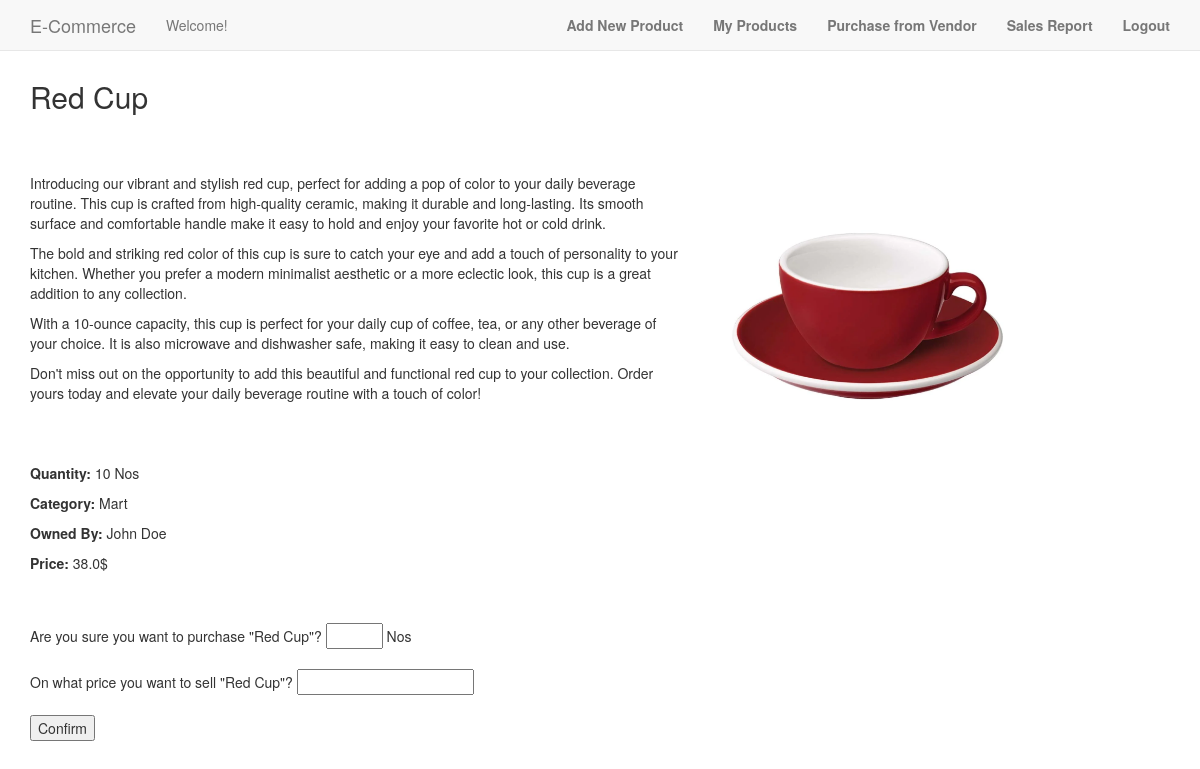
The page /products/2/detail/ (signed in) on the database its author committed.
### products/models.py (models this page shows, shortened)
class Product(models.Model):
    COSMETICS = ('cosmetic', 'Cosmetic')
    MART = ('mart', 'Mart')
    GROCERIES = ('groceries', 'Groceries')
    HEALTH = ('health', 'Health')
    FASHION = ('fashion', 'Fashion')
    ELECTRONIC = ('electronic', 'Electronic')
    MOBILE = ('mobile', 'Mobile')
    SPORTS = ('sports', 'Sports')
    DIGITAL = ('digital', 'Digital')
    FOOD = ('food', 'Food')
    OTHERS = ('others', 'Others')
    CATEGORY_CHOICES = (
        COSMETICS,
        MART,
        GROCERIES,
        HEALTH,
        FASHION,
        ELECTRONIC,
        MOBILE,
        SPORTS,
        DIGITAL,
        FOOD,
        OTHERS
    )
    NOS = ('nos', 'Nos')
    DOZEN = ('dozen', 'Dozen')
    KGS = ('kgs', 'Kgs')
    METER = ('meter', 'Meter')
    SQFT = ('sqft', 'Sqft')
    SQM = ('sqm', 'sqm')
    UNIT_CHOICES = (
        NOS,
        DOZEN,
        KGS,
        METER,
        SQFT,
        SQM
    )
    name = models.CharField(max_length=250, null=False, blank=False)
    category = models.CharField(max_length=10, choices=CATEGORY_CHOICES, default=OTHERS[0])
    unit = models.CharField(max_length=10, choices=UNIT_CHOICES, default=NOS[0])
    picture = models.ImageField(upload_to='product_pic', default='product_default.png')
    description = models.TextField(null=True, blank=True)
    in_stock = models.IntegerField(default=0)
    owned_by = models.ForeignKey(User, on_delete=models.CASCADE, related_name='products', blank=False)
    created_on = models.DateTimeField(auto_now_add=True)
    modified_on = models.DateTimeField(auto_now=True)
    bought_on = models.DateField(blank=True, null=True)
    latest_price = models.FloatField(blank=False, null=False)
    key = models.UUIDField(default=uuid.uuid4)

### users/models.py (models this page shows)
class User(AbstractUser):
    VENDOR = ('vendor', 'Vendor')
    RETAILER = ('retailer', 'Retailer')
    BUYER = ('buyer', 'Buyer')
    CATEGORY_CHOICES = (
        VENDOR,
        RETAILER,
        BUYER,
    )
    profile_pic = models.ImageField(upload_to='profile_pic', default='default_profile_pic.jpg')
    category = models.CharField(max_length=10, choices=CATEGORY_CHOICES, default=BUYER[0])
    biography = models.TextField(null=True, blank=True)

### products/views.py (the view)
# urls.py: path('<pk>/detail/', DetailViewProduct.as_view(), name='detail_product'),
class DetailViewProduct(LoginRequiredMixin, DetailView):
    login_url = reverse_lazy('login')
    model = Product
    context_object_name = 'product'
    template_name = 'product_detail.html'

### products/templates/product_detail.html (shortened to what this page needs)
{% extends "base.html" %}
{% block content %}
  <h2>{{product.name}}</h2>
  <br/><br/>
  <div class="row">
      <div class="col-xs-7"><p>{{product.description|linebreaks}}</p></div>
      <div class="col-xs-5"><img src="{{product.picture.url}}"  height="300px"></div>
  </div>
  <p><b>Quantity:</b> {{product.in_stock}}   {{product.get_unit_display}}</p>
  <p><b>Category:</b> {{product.get_category_display}}</p>
  <p><b>Owned By:</b> {{product.owned_by.get_full_name}}</p>
  <p><b>Price:</b> {{product.latest_price}}$</p><br/><br/>
    {% if request.user.category != 'vendor' %}
      <form method="post" action="{% url 'purchase_product' pk=product.id%}" >
            Are you sure you want to purchase "{{ object.name }}"?
            <input type="number" id="quantity" name="quantity" min="1" max="{{product.in_stock}}" required>
            {{ product.get_unit_display }}
            <br/><br/>
            {%if request.user.category == 'retailer' %}
                On what price you want to sell "{{ object.name }}"?
                <input type="number" id="selling_price" name="selling_price" min="1" required>
                <br/><br/>
            {% endif %}
          <input type="submit" value="Confirm">
      </form>
    {% endif %}
{% endblock %}

### rows shown on the page
Product: name "Red Cup", description "Introducing our vibrant and stylish red cup, perfect for adding a pop of color to your daily beverage routine. This cup is crafted from high-quality ceramic, making it durable and long-lasting. Its smooth surface and comfortable handle make it easy to hold and enjoy your favorite hot or cold drink. The bold and striking red color of this cup is sure to catch your eye and add a touch of personality to your kitchen. Whether you prefer a modern minimalist aesthetic or a more eclectic look, this cup is a great addition to any collection. With a 10-ounce capacity, this cup is perfect for your daily cup of coffee, tea, or any other beverage of your choice. It is also microwave and dishwasher…", picture (picture), in_stock "10", unit "Nos", category "Mart", owned_by.get_full_name "John Doe", latest_price "38.0"
